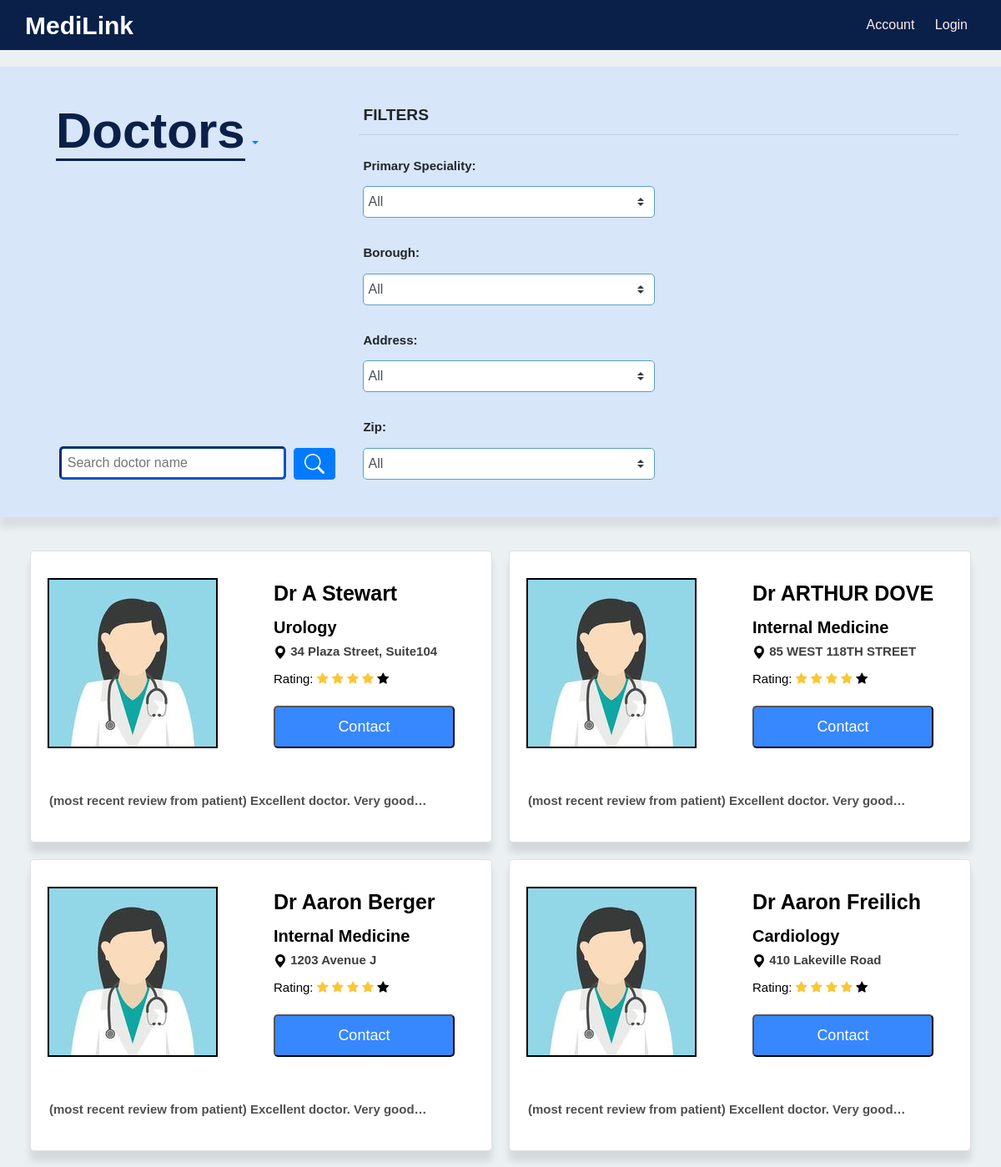
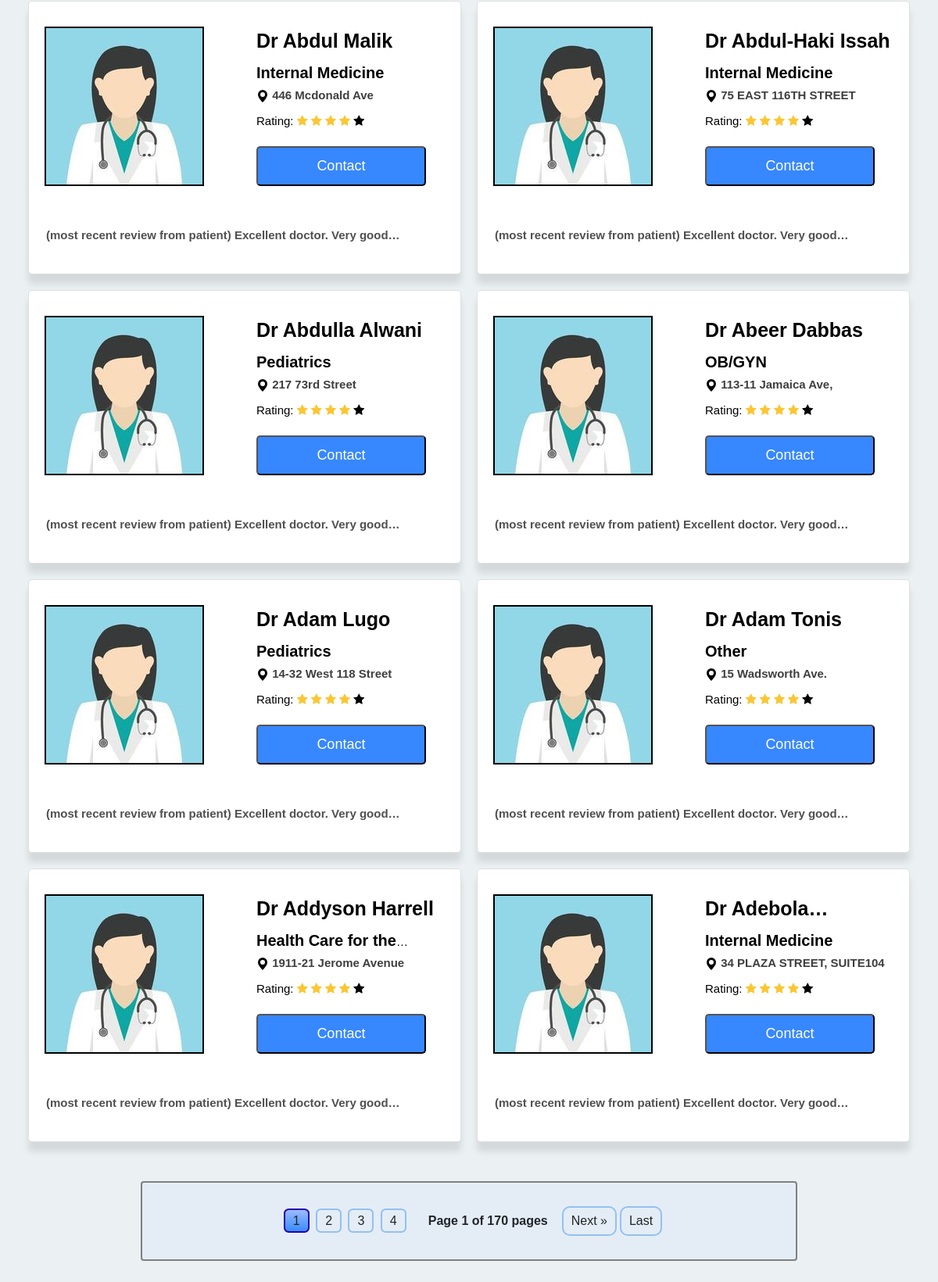
The page /doctor/ on the database as committed earlier (2 pictures, top to bottom).
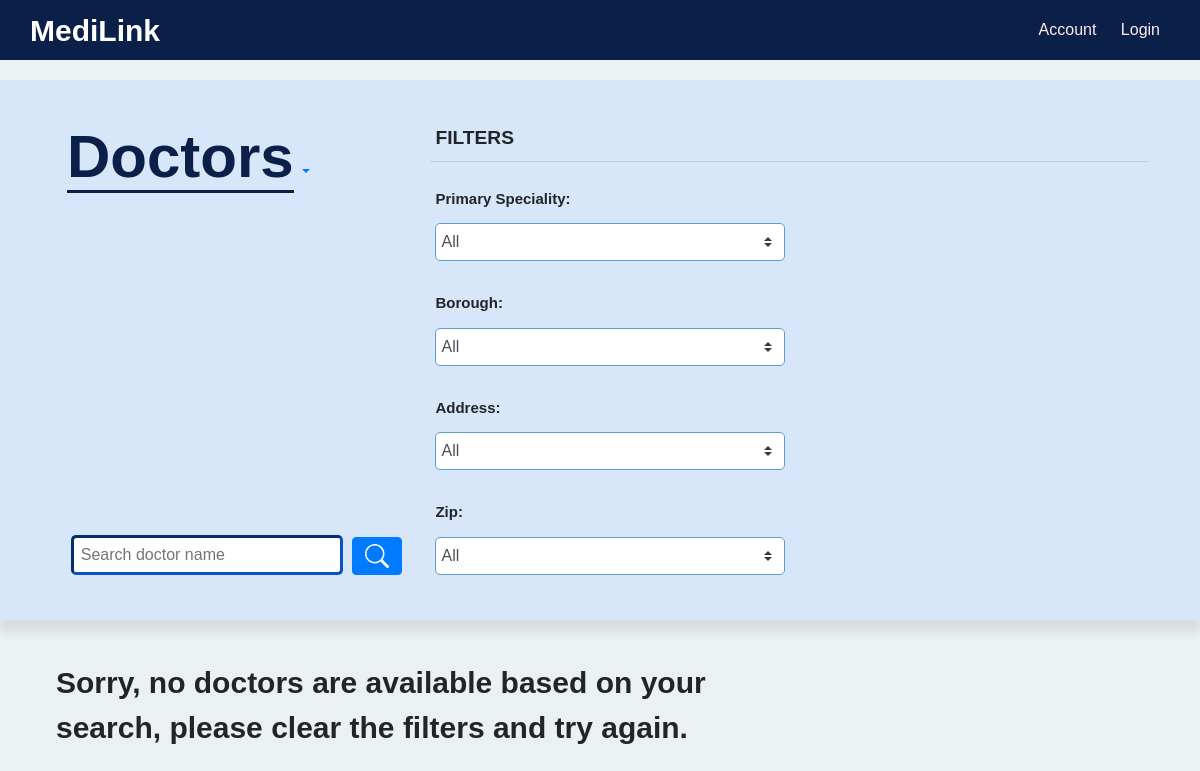
The same page on the database as committed later.
### doctor/models.py (models this page shows)
class Doctor(User):
    primary_speciality = models.CharField(max_length=50)
    associated_hospital = models.ForeignKey(
        "hospital.Hospital",
        max_length=100,
        null=True,
        blank=True,
        on_delete=models.SET_NULL,
    )

### doctor/views.py (the view)
# urls.py: path("", DoctorListView.as_view(), name="list_view"),
class DoctorListView(generic.ListView):
    model = Doctor
    template_name = "doctor/doctor_list.html"
    context_object_name = "doctor_list"
    def get_queryset(self):
        doctors = Doctor.objects.all().order_by("name")
        filter_form = DoctorFilterForm(self.request.GET)
        """
        filter backend implementation
        """
        if filter_form.is_valid():
            name = filter_form.cleaned_data.get("name")
            primary_speciality = filter_form.cleaned_data.get("primary_speciality")
            address = filter_form.cleaned_data.get("address")
            borough = filter_form.cleaned_data.get("borough")
            zip = filter_form.cleaned_data.get("zip")
            if name:
                """
                to make the name contains the input name
                """
                doctors = doctors.filter(name__contains=name)
            if primary_speciality and primary_speciality != "All":
                doctors = doctors.filter(primary_speciality=primary_speciality)
            if address and address != "All":
                doctors = doctors.filter(address=address)
            if borough and borough != "All":
                doctors = doctors.filter(borough=borough)
            if zip and zip != "All":
                doctors = doctors.filter(zip=zip)
        return doctors
    def get_context_data(self, **kwargs):
        context = super().get_context_data(**kwargs)
        """
        Pagination use the paginator  to make pagination,
        which contains two variables,
        the first one is the context doctor list from get_queryset,
        the second one is the quantity of the page items.
        """
        paginator = Paginator(context["doctor_list"], 12)
        page_number = self.request.GET.get("page")
        doctor_list = paginator.get_page(page_number)
        context["doctor_list"] = doctor_list
        primary_speciality = self.request.GET.get("primary_speciality", "all")
        address = self.request.GET.get("address", "all")
        borough = self.request.GET.get("borough", "all")
        zip = self.request.GET.get("zip", "all")
        name = self.request.GET.get("name", "")
        context["filter_form"] = DoctorFilterForm(
            initial={
                "primary_speciality": primary_speciality,
                "address": address,
                "borough": borough,
                "zip": zip,
                "name": name,
            }
        )
        return context

### doctor/templates/doctor/doctor_list.html (shortened to what the changed rows need)
{% load static %}
<link rel="stylesheet" href="https://cdnjs.cloudflare.com/ajax/libs/font-awesome/4.7.0/css/font-awesome.min.css">
<body>
    {% include "user/navbar.html" %}
    <link rel="stylesheet" href="{% static 'doctor/css/doctorListStyle.css' %}">
    <div class="doctor-list">
        {% if doctor_list %}
        {% for doctor in doctor_list%}
        <div class="doctor_link">
            <div class="card container">
                <div class="card-row row">
                    <div class="card-left-column col">
                        <a href="{%url 'doctor:detail_view' doctor.id %}">
                            <img class="card-avatar" src="{% static 'doctor/images/avatar.jpg' %}" alt="placeholder">
                        </a>
                    </div>
                    <div class="card-right-column col">
                        <a href="{%url 'doctor:detail_view' doctor.id %}">
                            <p>Dr {{doctor.name}}</p>
                            <h3><span id="speciality">{{doctor.primary_speciality}}</span></h3>
                            <h3>
                                <svg xmlns="http://www.w3.org/2000/svg" width="16" height="16" fill="currentColor" class="bi bi-geo-alt-fill" viewBox="0 0 16 16">
                                    <path d="M8 16s6-5.686 6-10A6 6 0 0 0 2 6c0 4.314 6 10 6 10zm0-7a3 3 0 1 1 0-6 3 3 0 0 1 0 6z"/>
                                </svg>
                                <span id="address">{{doctor.address}}</span>
                            </h3>
                            <div class="ratings">
                                <h3>Rating:
                                    <i class="fa fa-star rating-color"></i>
                                    <i class="fa fa-star rating-color"></i>
                                    <i class="fa fa-star rating-color"></i>
                                    <i class="fa fa-star rating-color"></i>
                                    <i class="fa fa-star"></i>
                                </h3>
                            </div>
                        </a>
                        <div class="contact">
                            <button style="font-size:18px" class="book-appointment" data-toggle="modal"
                             data-target="#contact_modal" data-email="{{doctor.email}}" data-phone="{{doctor.phone}}">
                                Contact
                            </button>
                        </div>
                    </div>
                </div>
                <div class="card-row">
                    <h3 class="card-border">
                        (most recent review from patient) Excellent doctor. Very good experience!
                    </h3>
                </div>
            </div>
        </div>
        {% endfor %}
    </div>
    <div class="pagination container">
        <div class="page-numbers">
            {% for num in doctor_list.paginator.page_range %}
            {% if doctor_list.number == num %}
            <a onclick="javascript:getPageUrl({{ num }})" class="page active">{{ num }}</a>
            {% elif num > doctor_list.number|add:'-4' and num < doctor_list.number|add:'4' %} <a onclick="javascript:getPageUrl({{ num }})"
                class="page">{{ num }}</a>
                {% endif %}
                {% endfor %}
        </div>
        <span class="current mx-3">Page {{ doctor_list.number }} of {{ doctor_list.paginator.num_pages }} pages</span>
        {% if doctor_list.has_next %}
        <a onclick="javascript:getPageUrl({{ doctor_list.next_page_number }})" class="next">Next &raquo;</a>
        <a onclick="javascript:getPageUrl({{ doctor_list.paginator.num_pages }})" class="last">Last</a>
        {% endif %}
    </div>
    {% else %}
    <p class="no-result">
        Sorry, no doctors are available based on your search, please
        clear the filters and try again.
    </p>
    {% endif %}
</body>

Rows that differ between the two databases and show on the page:
removed Doctor: name "A Stewart", primary_speciality "Urology", address "34 Plaza Street, Suite104"
removed Doctor: name "ARTHUR DOVE", primary_speciality "Internal Medicine", address "85 WEST 118TH STREET"
removed Doctor: name "Aaron Berger", primary_speciality "Internal Medicine", address "1203 Avenue J"
removed Doctor: name "Aaron Freilich", primary_speciality "Cardiology", address "410 Lakeville Road"
removed Doctor: name "Abdul Malik", primary_speciality "Internal Medicine", address "446 Mcdonald Ave"
removed Doctor: name "Abdul-Haki Issah", primary_speciality "Internal Medicine", address "75 EAST 116TH STREET"
removed Doctor: name "Abdulla Alwani", primary_speciality "Pediatrics", address "217 73rd Street"
removed Doctor: name "Abeer Dabbas", primary_speciality "OB/GYN", address "113-11 Jamaica Ave,"
removed Doctor: name "Adam Lugo", primary_speciality "Pediatrics", address "14-32 West 118 Street"
removed Doctor: name "Adam Tonis", primary_speciality "Other", address "15 Wadsworth Ave."
removed Doctor: name "Addyson Harrell", primary_speciality "Health Care for…", address "1911-21 Jerome Avenue"
removed Doctor: primary_speciality "Internal Medicine", address "34 PLAZA STREET, SUITE104"
Other text that changed with them:
{{ doctor_list.number }}: "1" → (not shown)
{{ doctor_list.paginator.num_pages }}: "170" → (not shown)
text no longer shown: "Page of pages Next » Last"
text now shown: "Sorry, no doctors are available based on your search, please clear the filters and try again."
list line gone: "1"
list line gone: "2"
list line gone: "3"
list line gone: "4"
